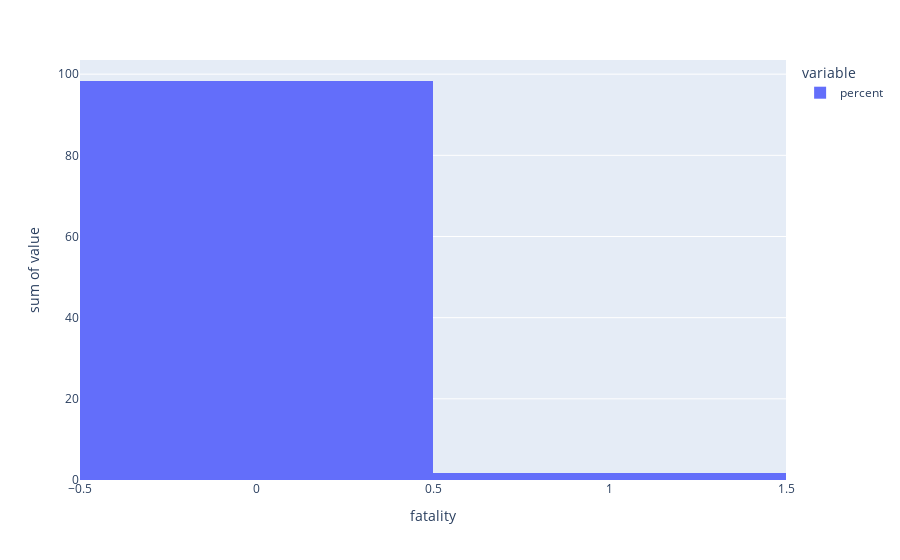

Notebook source saved alongside this figure:
### Code cell
# Plot variable 'fatality. Podemos ver que el dataset está muy desbalanceado
fatality_per = df['fatality'].value_counts(normalize=True).mul(100).rename('percent').reset_index()
fatality_count = df['fatality'].value_counts().reset_index()
fataity_merge= pd.merge(fatality_per, fatality_count, on=['index'], how='inner')
fig = px.histogram(fataity_merge, x="index", y=['percent'], labels={'index':'fatality'})
fig.show()

### Figure 1 — Plotly figure (JSON) as saved in the notebook; plotly's stock layout.template omitted (floating-point values rounded to 4 significant figures)
{"data": [{"alignmentgroup": "True", "bingroup": "x", "histfunc": "sum", "hovertemplate": "variable=percent<br>fatality=%{x}<br>sum of value=%{y}<extra></extra>", "legendgroup": "percent", "marker": {"color": "#636efa", "pattern": {"shape": ""}}, "name": "percent", "offsetgroup": "percent", "orientation": "v", "showlegend": true, "type": "histogram", "x": [0, 1], "xaxis": "x", "y": [98.32, 1.684], "yaxis": "y"}], "layout": {"barmode": "relative", "legend": {"title": {"text": "variable"}, "tracegroupgap": 0}, "margin": {"t": 60}, "xaxis": {"anchor": "y", "domain": [0, 1], "title": {"text": "fatality"}}, "yaxis": {"anchor": "x", "domain": [0, 1], "title": {"text": "sum of value"}}}}
